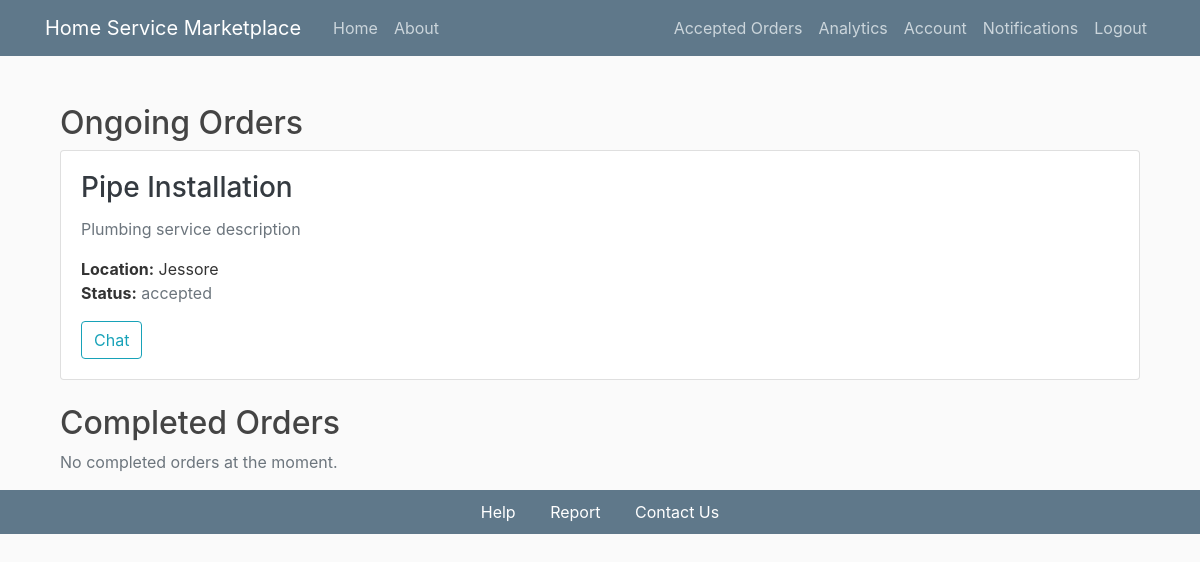
The page /accepted_orders (signed in) on the database its author committed.
### flaskapp/models.py (models this page shows, shortened)
class Order(db.Model):
    id = db.Column(db.Integer, primary_key=True)
    order_loc = db.Column(db.String(200), nullable=False)
    order_datetime = db.Column(db.DateTime, default=datetime.utcnow)
    status = db.Column(db.Enum(OrderStatus), nullable=False, default=OrderStatus.pending)
    review = db.Column(db.Text, nullable=True)
    rate = db.Column(db.Integer, nullable=True)
    price = db.Column(db.Float, nullable=False)
    notifications = db.Column(db.Enum(NotificationStatus), default=NotificationStatus.not_viewed)
    ser_id = db.Column(db.Integer, db.ForeignKey('service.id'), nullable=False)
    service = db.relationship('Service', backref='service_orders', lazy=True)  # Renamed backref
    customer_id = db.Column(db.Integer, db.ForeignKey('user.id'), nullable=False)
    service_provider_id = db.Column(db.Integer, db.ForeignKey('service_provider.id'), nullable=False)
    latitude = db.Column(db.Float)
    longitude = db.Column(db.Float)

class Service(db.Model):
    id = db.Column(db.Integer, primary_key=True)
    title = db.Column(db.String(100), nullable=False)
    description = db.Column(db.Text, nullable=False)
    date_posted = db.Column(db.DateTime, nullable=False, default=datetime.utcnow)
    user_id = db.Column(db.Integer, db.ForeignKey('user.id'), nullable=False)
    provider_id = db.Column(db.Integer, db.ForeignKey('service_provider.id'), nullable=False)
    ratings = db.Column(db.Integer, nullable=False)
    category_id = db.Column(db.Integer, db.ForeignKey('category.id'), nullable=False)
    duration = db.Column(db.Integer, nullable=False)
    ser_price = db.Column(db.Float, nullable=False)
    orders = db.relationship('Order', backref='linked_service', lazy=True)

### flaskapp/routes.py (the view)
@app.route("/accepted_orders", methods=['GET', 'POST'], endpoint='accepted_orders')
@login_required
def view_orders():
    service_provider = ServiceProvider.query.filter_by(id=current_user.id).first()
    if not service_provider:
        return "Access Denied: Not a Service Provider", 403
    accepted_orders = db.session.query(Order, Service, User).join(
        Service, Order.ser_id == Service.id
    ).join(
        User, Order.customer_id == User.id
    ).filter(
        Order.service_provider_id == service_provider.id,
        Order.status.in_([OrderStatus.accepted, OrderStatus.on_the_way, OrderStatus.reached])
    ).all()
    completed_orders = db.session.query(Order, Service, User).join(
        Service, Order.ser_id == Service.id
    ).join(
        User, Order.customer_id == User.id
    ).filter(
        Order.service_provider_id == service_provider.id,
        Order.status == OrderStatus.completed
    ).all()
    return render_template(
        'acceptedorders.html',
        accepted_orders=accepted_orders,
        completed_orders=completed_orders
    )

### flaskapp/models.py (called while the page is built)
@login_manager.user_loader
def load_user(user_id):
    return User.query.get(int(user_id))

    @property
    def is_service_provider(self):
        return ServiceProvider.query.filter_by(id=self.id).first() is not None

### flaskapp/templates/acceptedorders.html
{% extends "layout.html" %}
{% block content %}
<div class="container mt-4">
    <h2>Ongoing Orders</h2>
    {% if accepted_orders %}
        <div class="row row-cols-1 row-cols-md-2 g-4 mb-4">
            {% for order, service, customer in accepted_orders %}
                <div class="col">
                    <div class="card h-100">
                        <div class="card-body">
                            <h3 class="card-title">
                                <a href="{{ url_for('order_details', order_id=order.id) }}" class="text-dark text-decoration-none">
                                    {{ service.title }}
                                </a>
                            </h3>
                            <p class="card-text text-muted">{{ service.description }}</p>
                            <p class="mb-0"><strong>Location:</strong> {{ order.order_loc }}</p>
                            <p class="mb-0">
                                <strong>Status:</strong>
                                <span class="
                                    {% if order.status.value == 'completed' %}
                                        text-success
                                    {% elif order.status.value == 'on_the_way' %}
                                        text-primary
                                    {% elif order.status.value == 'reached' %}
                                        text-warning
                                    {% else %}
                                        text-muted
                                    {% endif %}
                                ">
                                    {{ order.status.value }}
                                </span>
                            </p>
                            {% if order.status.value in ['accepted', 'on_the_way', 'reached'] %}
                                <a
                                    href="{{ url_for('chat') }}"
                                    class="btn btn-outline-info mt-3">
                                    Chat
                                </a>
                            {% endif %}
                        </div>
                    </div>
                </div>
            {% endfor %}
        </div>
    {% else %}
        <p class="text-muted">No Ongoing orders at the moment.</p>
    {% endif %}
    <h2>Completed Orders</h2>
    {% if completed_orders %}
        <div class="row row-cols-1 row-cols-md-2 g-4">
            {% for order, service, customer in completed_orders %}
                <div class="col">
                    <div class="card h-100">
                        <div class="card-body">
                            <h3 class="card-title">
                                <a href="{{ url_for('order_details', order_id=order.id) }}" class="text-dark text-decoration-none">
                                    {{ service.title }}
                                </a>
                            </h3>
                            <p class="card-text text-muted">{{ service.description }}</p>
                            <p class="mb-0"><strong>Location:</strong> {{ order.order_loc }}</p>
                            <p class="mb-0">
                                <strong>Status:</strong>
                                <span class="
                                    {% if order.status.value == 'completed' %}
                                        text-success
                                    {% elif order.status.value == 'on_the_way' %}
                                        text-primary
                                    {% elif order.status.value == 'reached' %}
                                        text-warning
                                    {% else %}
                                        text-muted
                                    {% endif %}
                                ">
                                    {{ order.status.value }}
                                </span>
                            </p>
                        </div>
                    </div>
                </div>
            {% endfor %}
        </div>
    {% else %}
        <p class="text-muted">No completed orders at the moment.</p>
    {% endif %}
</div>
{% endblock %}

### flaskapp/static/main.css (style rules this page uses)
body { background: #fafafa; color: #333333; margin-top: 5rem; }
h1, h2, h3, h4, h5, h6 { color: #444444; }

### rows shown on the page
Order: title "Pipe Installation", description "Plumbing service description", order_loc "Jessore", status.value "accepted"
